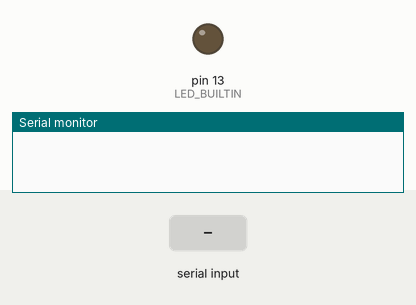
Recording of a sketch running on a simulated Arduino Uno, built with avr-gcc and run on an emulated ATmega328P. On the bench: output pins drawn as LEDs (lit = HIGH), the last lines printed to the serial monitor. Inputs (shaded band) come from the test bench.

Above: at 1.2 s.
1.3 s: "H" received over Serial
At 2.2 s:
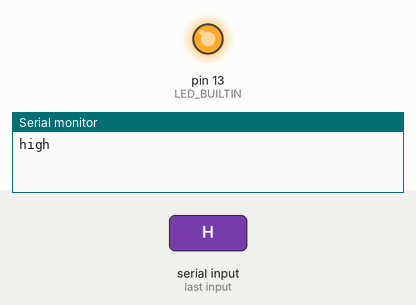
2.8 s: "L" received over Serial
At 3.3 s:
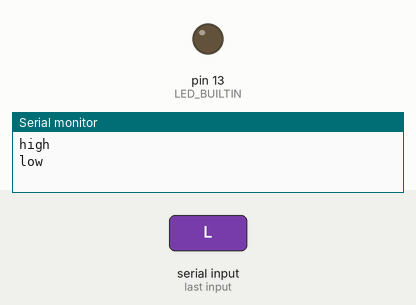
Timing chart, 0 to 5.8 s (numbered marks = the images above; inputs shaded):
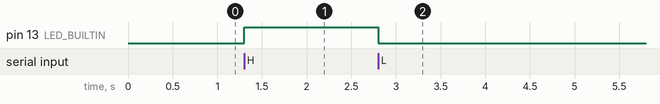

Measured:
- after the input at 1.3 s, pin 13 (LED_BUILTIN): LOW → HIGH at once
- after the input at 2.8 s, pin 13 (LED_BUILTIN): HIGH → LOW at once

The sketch:

03_buttons_arduino.ino
```cpp
/*
Basic sketch to test serial control of microcontroller LED
*/
int incomingByte;      // a variable to read incoming serial data into

void setup() {
   // initialize digital pin LED_BUILTIN as an output.
  pinMode(LED_BUILTIN, OUTPUT);
 //Initialize serial and wait for port to open:
  Serial.begin(9600);
  while (!Serial) {
    ;  // wait for serial port to connect. Needed for native USB port only
  }
}

void loop() {
  // see if there's incoming serial data:
  if (Serial.available() > 0) {
    // read the oldest byte in the serial buffer:
    incomingByte = Serial.read();
    // if it's a capital H (ASCII 72), turn on the LED:
    if (incomingByte == 'H') {
      digitalWrite(LED_BUILTIN, HIGH);
      Serial.println("high");
    }
    // if it's an L (ASCII 76) turn off the LED:
    if (incomingByte == 'L') {
      digitalWrite(LED_BUILTIN, LOW);
      Serial.println("low");
    }
  }
}
```
